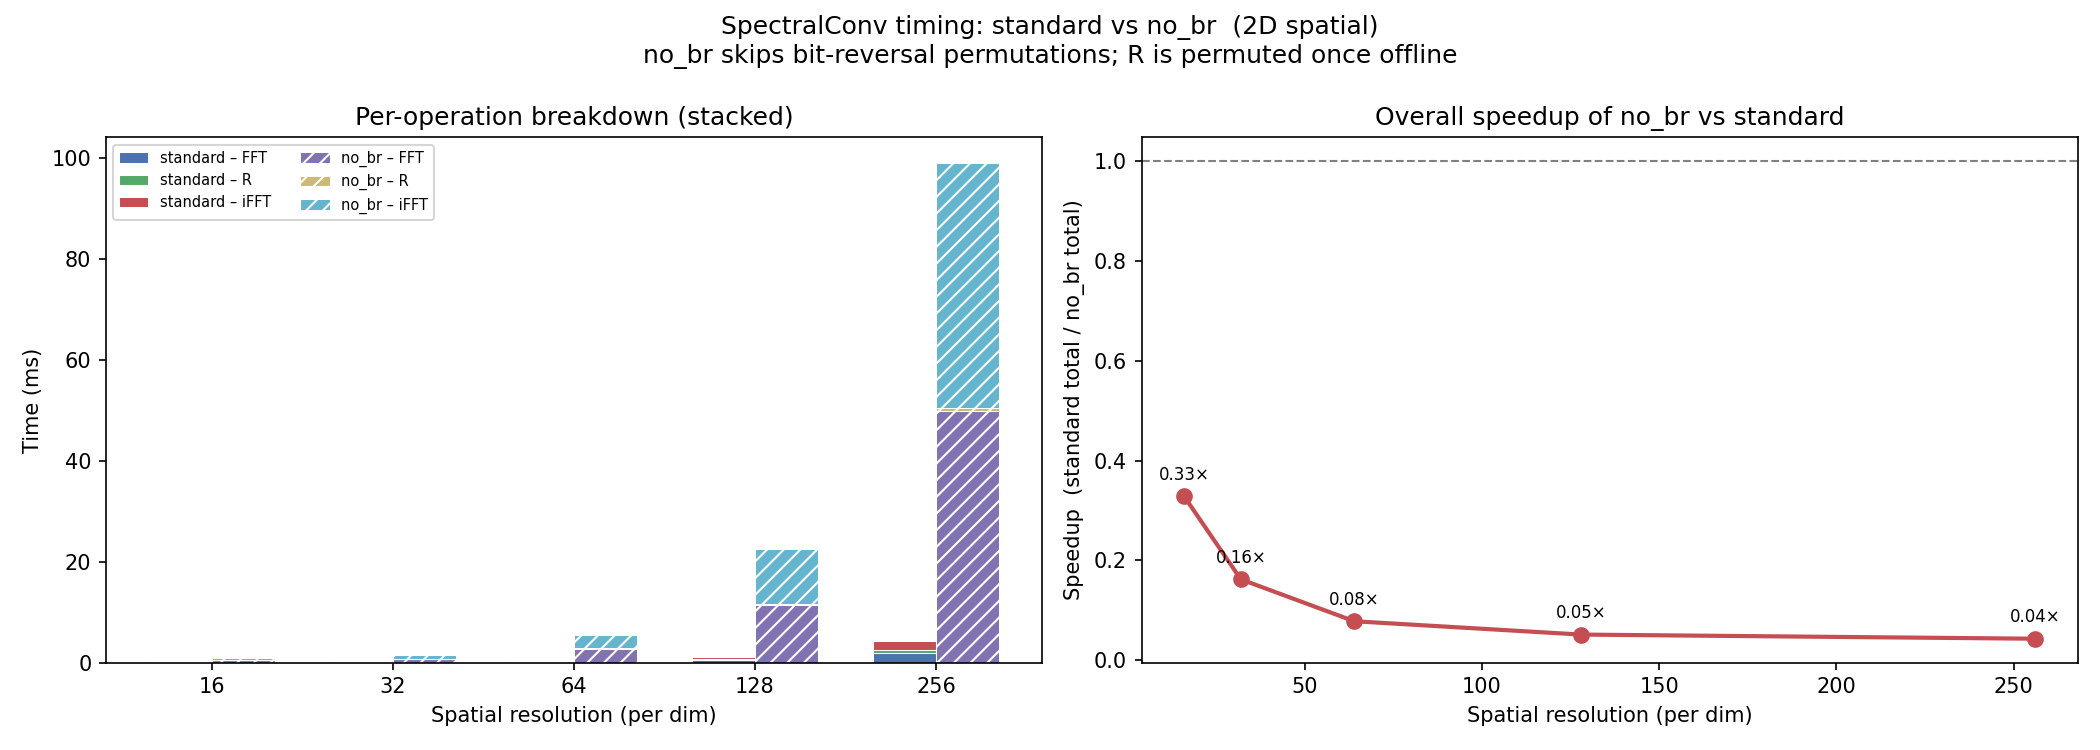

Write the Python code that produced this figure.
"""
Benchmark: standard SpectralConv vs no_br (bit-reversal-free) SpectralConv.

Measures wall-clock time for each sub-operation inside a single forward pass:
  FFT  |  R (weight contraction)  |  iFFT

Runs across multiple spatial resolutions and reports per-layer breakdown.
Produces a grouped bar chart saved to benchmark_no_br.png.

Usage:
    python benchmark_no_br.py                  # 2-D, batch=4, channels=32
    python benchmark_no_br.py --dim 1          # 1-D
    python benchmark_no_br.py --batch 8 --ch 64
"""

import argparse
import time
import warnings

import matplotlib
matplotlib.use("Agg")
import matplotlib.pyplot as plt
import numpy as np
import torch

from neuralop.layers.spectral_convolution import SpectralConv

warnings.filterwarnings("ignore")

# ---------------------------------------------------------------------------
# Instrumented SpectralConv subclass
# ---------------------------------------------------------------------------

class TimedSpectralConv(SpectralConv):
    """Wraps the two forward paths to record sub-operation durations."""

    def _sync(self):
        if self._dev.type == "cuda":
            torch.cuda.synchronize()

    def _clock(self):
        self._sync()
        return time.perf_counter()

    def _timed_forward_standard(self, x, output_shape=None):
        batchsize, channels, *mode_sizes = x.shape
        fft_size = list(mode_sizes)
        if not self.complex_data:
            fft_size[-1] = fft_size[-1] // 2 + 1
        fft_dims = list(range(-self.order, 0))

        # --- FFT ---
        t0 = self._clock()
        if self.complex_data:
            x = torch.fft.fftn(x, norm=self.fft_norm, dim=fft_dims)
            dims_to_fft_shift = fft_dims
        else:
            x = torch.fft.rfftn(x, norm=self.fft_norm, dim=fft_dims)
            dims_to_fft_shift = fft_dims[:-1]
        if self.order > 1:
            x = torch.fft.fftshift(x, dim=dims_to_fft_shift)
        t_fft = self._clock() - t0

        # --- R contraction ---
        out_dtype = torch.cfloat
        out_fft = torch.zeros(
            [batchsize, self.out_channels, *fft_size], device=x.device, dtype=out_dtype
        )
        starts = [
            (max_modes - min(size, n_mode))
            for (size, n_mode, max_modes) in zip(fft_size, self.n_modes, self.max_n_modes)
        ]
        if self.separable:
            slices_w = [slice(None)]
        else:
            slices_w = [slice(None), slice(None)]
        if self.complex_data:
            slices_w += [slice(s // 2, -s // 2) if s else slice(s, None) for s in starts]
        else:
            slices_w += [slice(s // 2, -s // 2) if s else slice(s, None) for s in starts[:-1]]
            slices_w += [slice(None, -starts[-1]) if starts[-1] else slice(None)]
        slices_w = tuple(slices_w)
        weight = self.weight[slices_w]

        weight_start_idx = 1 if self.separable else 2
        slices_x = [slice(None), slice(None)]
        for all_modes, kept_modes in zip(fft_size, list(weight.shape[weight_start_idx:])):
            center = all_modes // 2
            neg = kept_modes // 2
            pos = kept_modes // 2 + kept_modes % 2
            slices_x += [slice(center - neg, center + pos)]
        if weight.shape[-1] < fft_size[-1]:
            slices_x[-1] = slice(None, weight.shape[-1])
        else:
            slices_x[-1] = slice(None)
        slices_x = tuple(slices_x)

        t1 = self._clock()
        out_fft[slices_x] = self._contract(x[slices_x], weight, separable=self.separable)
        t_R = self._clock() - t1

        # --- iFFT ---
        if self.resolution_scaling_factor is not None and output_shape is None:
            mode_sizes = tuple([round(s * r) for (s, r) in zip(mode_sizes, self.resolution_scaling_factor)])
        if output_shape is not None:
            mode_sizes = output_shape
        if self.order > 1:
            out_fft = torch.fft.ifftshift(out_fft, dim=fft_dims[:-1])

        t2 = self._clock()
        if self.complex_data:
            x = torch.fft.ifftn(out_fft, s=mode_sizes, dim=fft_dims, norm=self.fft_norm)
        else:
            if self.enforce_hermitian_symmetry:
                out_fft = torch.fft.ifftn(out_fft, s=mode_sizes[:-1], dim=fft_dims[:-1], norm=self.fft_norm)
                out_fft[..., 0].imag.zero_()
                if mode_sizes[-1] % 2 == 0:
                    out_fft[..., -1].imag.zero_()
                x = torch.fft.irfft(out_fft, n=mode_sizes[-1], dim=fft_dims[-1], norm=self.fft_norm)
            else:
                x = torch.fft.irfftn(out_fft, s=mode_sizes, dim=fft_dims, norm=self.fft_norm)
        t_ifft = self._clock() - t2

        if self.bias is not None:
            x = x + self.bias
        return x, t_fft, t_R, t_ifft

    def _timed_forward_no_br(self, x, output_shape=None):
        if self.complex_data or self.fno_block_precision != "full":
            out, *_ = self._timed_forward_standard(x, output_shape)
            return out, 0.0, 0.0, 0.0

        batchsize, channels, *mode_sizes = x.shape
        fft_dims = list(range(-self.order, 0))

        # --- FFT (butterfly only) ---
        t0 = self._clock()
        x = x.to(torch.cfloat)
        for d in fft_dims:
            x = self._fft_no_br(x, dim=d)
        t_fft = self._clock() - t0

        fft_size = list(mode_sizes)
        out_fft = torch.zeros(
            [batchsize, self.out_channels, *fft_size], device=x.device, dtype=torch.cfloat
        )
        starts = [
            (max_modes - min(size, n_mode))
            for (size, n_mode, max_modes) in zip(fft_size, self.n_modes, self.max_n_modes)
        ]
        if self.separable:
            slices_w = [slice(None)]
        else:
            slices_w = [slice(None), slice(None)]
        slices_w += [slice(None, -s) if s else slice(None) for s in starts]
        slices_w = tuple(slices_w)
        weight = self.weight[slices_w]
        weight_start_idx = 1 if self.separable else 2
        slices_x = [slice(None), slice(None)]
        for kept_modes in weight.shape[weight_start_idx:]:
            slices_x += [slice(None, kept_modes)]
        slices_x = tuple(slices_x)

        # --- R contraction ---
        t1 = self._clock()
        out_fft[slices_x] = self._contract(x[slices_x], weight, separable=self.separable)
        t_R = self._clock() - t1

        if self.resolution_scaling_factor is not None and output_shape is None:
            mode_sizes = tuple([round(s * r) for (s, r) in zip(mode_sizes, self.resolution_scaling_factor)])
        if output_shape is not None:
            mode_sizes = output_shape

        # --- iFFT (butterfly only) ---
        t2 = self._clock()
        y = out_fft
        for d in fft_dims:
            y = self._ifft_no_br(y, dim=d, n=mode_sizes[d])
        x = y.real
        t_ifft = self._clock() - t2

        if self.bias is not None:
            x = x + self.bias
        return x, t_fft, t_R, t_ifft

    def timed_forward(self, x, output_shape=None):
        if self.no_br:
            return self._timed_forward_no_br(x, output_shape)
        return self._timed_forward_standard(x, output_shape)

    @property
    def _dev(self):
        return next(self.parameters()).device


# ---------------------------------------------------------------------------
# Benchmark runner
# ---------------------------------------------------------------------------

def make_conv(n_modes, in_ch, out_ch, no_br, device):
    conv = TimedSpectralConv(
        in_channels=in_ch,
        out_channels=out_ch,
        n_modes=n_modes,
        no_br=no_br,
    ).to(device)
    return conv


def run_one(conv, x, n_warmup=5, n_trials=30):
    """Warm up then measure n_trials forward passes. Returns (fft, R, ifft) mean seconds."""
    device = next(conv.parameters()).device

    for _ in range(n_warmup):
        conv.timed_forward(x)

    t_fft_all, t_R_all, t_ifft_all = [], [], []
    for _ in range(n_trials):
        _, tf, tr, ti = conv.timed_forward(x)
        t_fft_all.append(tf)
        t_R_all.append(tr)
        t_ifft_all.append(ti)

    return (
        np.mean(t_fft_all) * 1e3,   # ms
        np.mean(t_R_all)  * 1e3,
        np.mean(t_ifft_all) * 1e3,
    )


def benchmark(dim, batch, channels, resolutions, n_modes_fraction=0.25,
              n_warmup=5, n_trials=30):
    device = torch.device("cuda" if torch.cuda.is_available() else "cpu")
    print(f"\nDevice: {device}  |  dim={dim}  batch={batch}  channels={channels}")
    print(f"{'Resolution':<14}{'Mode':>10}  {'FFT (ms)':>10}  {'R (ms)':>10}  {'iFFT (ms)':>10}  {'Total (ms)':>11}")
    print("-" * 70)

    results = {}   # resolution -> {standard: (fft,R,ifft), no_br: (...)}

    for res in resolutions:
        n_modes = tuple([max(2, int(res * n_modes_fraction))] * dim)
        spatial = tuple([res] * dim)
        x = torch.randn(batch, channels, *spatial, device=device)

        for label, no_br in [("standard", False), ("no_br", True)]:
            conv = make_conv(n_modes, channels, channels, no_br=no_br, device=device)
            tf, tr, ti = run_one(conv, x, n_warmup=n_warmup, n_trials=n_trials)
            results.setdefault(res, {})[label] = (tf, tr, ti)
            total = tf + tr + ti
            print(f"  {res:<12}  {label:>10}  {tf:10.3f}  {tr:10.3f}  {ti:10.3f}  {total:11.3f}")

    return results


# ---------------------------------------------------------------------------
# Plotting
# ---------------------------------------------------------------------------

def plot_results(results, dim, output_path="benchmark_no_br.png"):
    resolutions = sorted(results.keys())
    labels = ["standard", "no_br"]
    colors = {
        "standard": {"FFT": "#4C72B0", "R": "#55A868", "iFFT": "#C44E52"},
        "no_br":    {"FFT": "#8172B2", "R": "#CCB974", "iFFT": "#64B5CD"},
    }
    hatches = {"standard": "", "no_br": "///"}

    x_pos = np.arange(len(resolutions))
    width = 0.35
    offsets = {"standard": -width / 2, "no_br": width / 2}

    fig, axes = plt.subplots(1, 2, figsize=(14, 5))
    fig.suptitle(
        f"SpectralConv timing: standard vs no_br  ({dim}D spatial)\n"
        "no_br skips bit-reversal permutations; R is permuted once offline",
        fontsize=12,
    )

    # --- Left: stacked bar (FFT | R | iFFT breakdown) ---
    ax = axes[0]
    for mode in labels:
        offset = offsets[mode]
        bottoms = np.zeros(len(resolutions))
        for part, key in [("FFT", 0), ("R", 1), ("iFFT", 2)]:
            vals = np.array([results[r][mode][key] for r in resolutions])
            ax.bar(
                x_pos + offset, vals, width,
                bottom=bottoms,
                label=f"{mode} – {part}",
                color=colors[mode][part],
                hatch=hatches[mode],
                edgecolor="white",
                linewidth=0.5,
            )
            bottoms += vals

    ax.set_xticks(x_pos)
    ax.set_xticklabels([str(r) for r in resolutions])
    ax.set_xlabel("Spatial resolution (per dim)")
    ax.set_ylabel("Time (ms)")
    ax.set_title("Per-operation breakdown (stacked)")
    ax.legend(fontsize=7, ncol=2)

    # --- Right: speedup line (total no_br / total standard) ---
    ax2 = axes[1]
    speedups = []
    for r in resolutions:
        std_total = sum(results[r]["standard"])
        br_total  = sum(results[r]["no_br"])
        speedups.append(std_total / br_total if br_total > 0 else float("nan"))

    ax2.plot(resolutions, speedups, "o-", color="#C44E52", linewidth=2, markersize=7)
    ax2.axhline(1.0, color="gray", linestyle="--", linewidth=1)
    ax2.fill_between(resolutions, 1.0, speedups,
                     where=[s > 1 for s in speedups], alpha=0.15, color="#C44E52")
    ax2.set_xlabel("Spatial resolution (per dim)")
    ax2.set_ylabel("Speedup  (standard total / no_br total)")
    ax2.set_title("Overall speedup of no_br vs standard")
    for r, s in zip(resolutions, speedups):
        ax2.annotate(f"{s:.2f}×", (r, s), textcoords="offset points",
                     xytext=(0, 8), ha="center", fontsize=8)

    plt.tight_layout()
    plt.savefig(output_path, dpi=150)
    print(f"\nPlot saved to {output_path}")


# ---------------------------------------------------------------------------
# Entry point
# ---------------------------------------------------------------------------

if __name__ == "__main__":
    parser = argparse.ArgumentParser()
    parser.add_argument("--dim",   type=int, default=2, choices=[1, 2, 3],
                        help="Spatial dimensionality (default: 2)")
    parser.add_argument("--batch", type=int, default=4)
    parser.add_argument("--ch",    type=int, default=32, dest="channels")
    parser.add_argument("--warmup",  type=int, default=5)
    parser.add_argument("--trials",  type=int, default=30)
    parser.add_argument("--out",   type=str, default="benchmark_no_br.png")
    args = parser.parse_args()

    dim = args.dim
    if dim == 1:
        resolutions = [64, 128, 256, 512, 1024]
    elif dim == 2:
        resolutions = [16, 32, 64, 128, 256]
    else:
        resolutions = [8, 16, 32, 64]

    results = benchmark(
        dim=dim,
        batch=args.batch,
        channels=args.channels,
        resolutions=resolutions,
        n_warmup=args.warmup,
        n_trials=args.trials,
    )

    plot_results(results, dim=dim, output_path=args.out)
